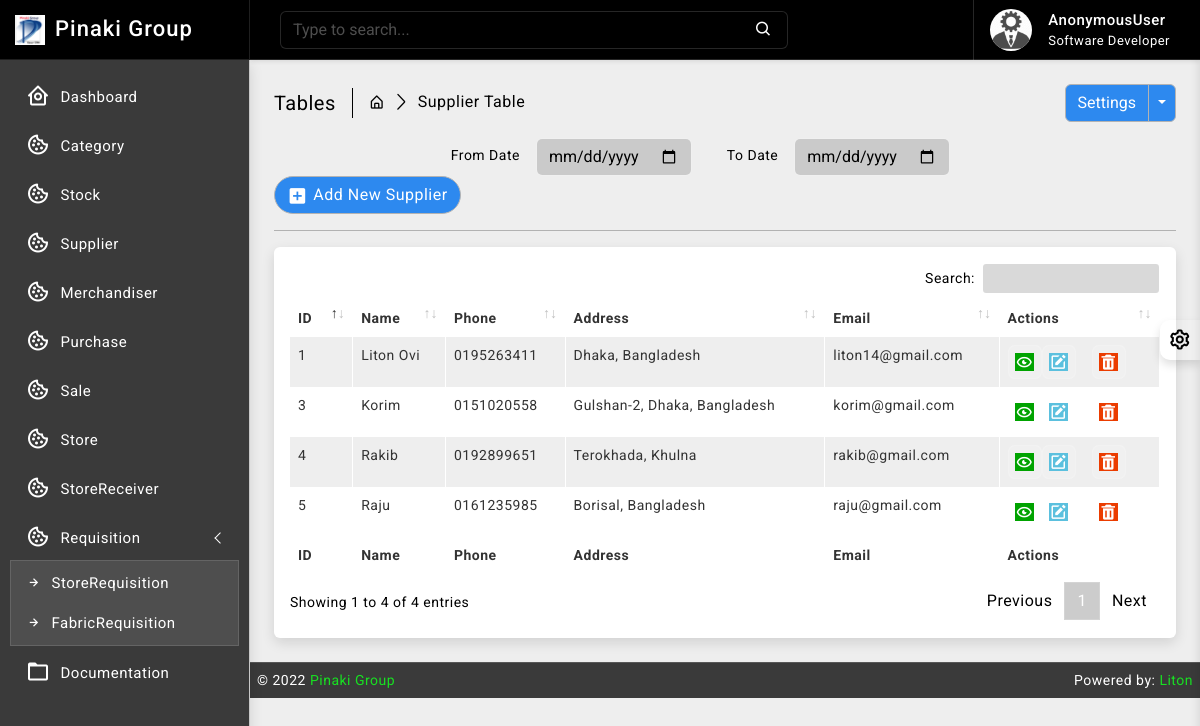
Before: /supplier/ with the older database file.
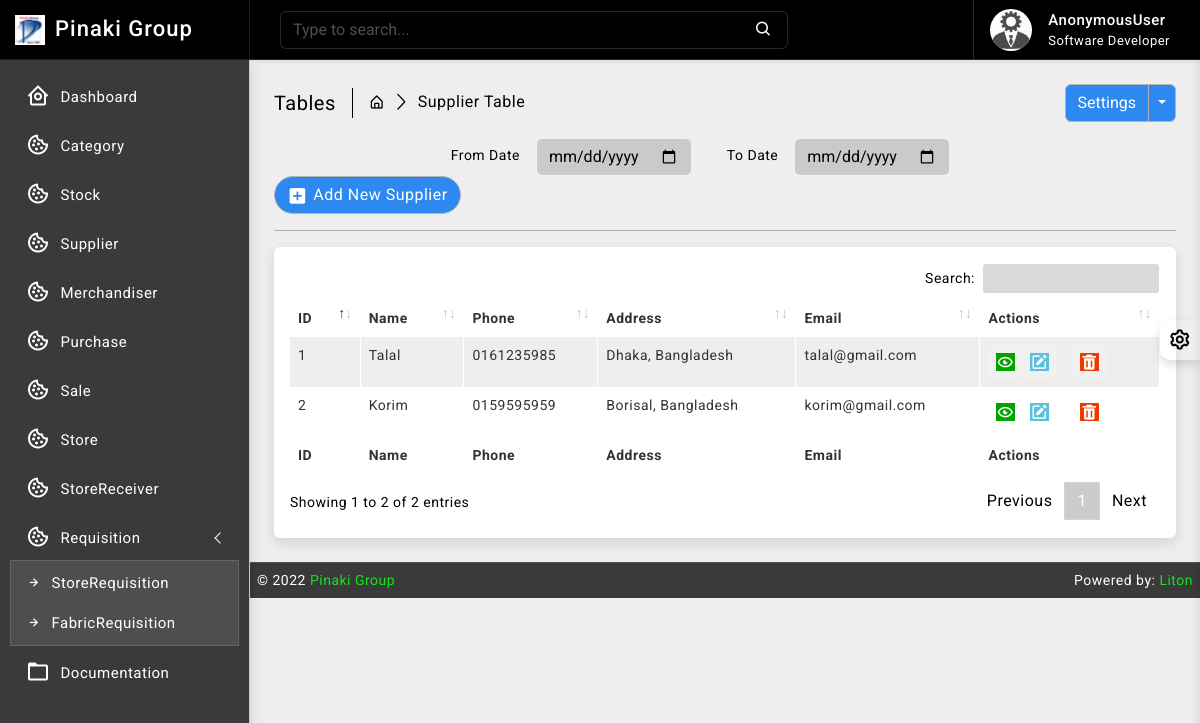
After: the same page with the newer database file.
### supplier/models.py (models this page shows, shortened)
class Supplier(models.Model):
    id = models.AutoField(primary_key=True)
    name = models.CharField(max_length=150)
    phone = models.CharField(max_length=12, unique=True)
    address = models.CharField(max_length=200)
    email = models.EmailField(max_length=254, unique=True)
    is_deleted = models.BooleanField(default=False)

### supplier/views.py (the view)
# urls.py: path('', views.SupplierListView.as_view(), name='supplier_read'),
class SupplierListView(ListView):
    model = Supplier
    template_name = 'supplier/read.html'
    context_object_name = 'suppliers'
    paginate_by = 10

### templates/supplier/read.html (shortened to what this page needs)
{% extends 'base/base.html' %}
{% block body %}
{% load static %}
		<div class="page-wrapper">
			<div class="page-content">
				<div class="page-breadcrumb d-none d-sm-flex align-items-center mb-3">
					<div class="breadcrumb-title pe-3">Tables</div>
					<div class="ps-3">
						<nav aria-label="breadcrumb">
							<ol class="breadcrumb mb-0 p-0">
								<li class="breadcrumb-item"><a href="#"><i class="bx bx-home-alt"></i></a>
								</li>
								<li class="breadcrumb-item active" aria-current="page">Supplier Table</li>
							</ol>
						</nav>
					</div>
					<div class="ms-auto">
						<div class="btn-group">
							<button type="button" class="btn btn-light">Settings</button>
							<button type="button" class="btn btn-light dropdown-toggle dropdown-toggle-split" data-bs-toggle="dropdown">	<span class="visually-hidden">Toggle Dropdown</span>
							</button>
						</div>
					</div>
				</div>
				<div class="col-md-9">
					<form class="float-md-end" method="POST">
						<div class="row row-cols-md-auto g-lg-3">
							<label for="fromdate" class="col-md-2 col-form-label text-md-end">From Date</label>
							<div class="col-md-4">
								<input type="date" name= "fromdate" class="form-control" id="fromdate">
							</div>
							<label for="todate" class="col-md-2 col-form-label text-md-end">To Date</label>
							<div class="col-md-4">
								<input type="date" name= "todate" class="form-control" id="todate">
							</div>
						</div>
					</form>
				</div>
                <div class="ms-auto"><a href="/supplier/new/" class="btn btn-light radius-30 mt-2 mt-lg-0"><i class="bx bxs-plus-square"></i>Add New Supplier</a></div>
				<hr/>
				<div class="card">
					<div class="card-body">
						<div class="table-responsive">
							<table id="example2" class="table table-striped table-bordered">
								<thead>
									<tr>
										<th>ID</th>
										<th>Name</th>
                                        <th>Phone</th>
                                        <th>Address</th>
                                        <th>Email</th>
										<th>Actions</th>
									</tr>
								</thead>
								<tbody>
									{% for data in suppliers %}
									<tr>
									   <td>{{ data.id }}</td>
									   <td>{{ data.name }}</td>
                                       <td>{{ data.phone }}</td>
                                       <td>{{ data.address }}</td>
                                       <td>{{ data.email }}</td>
									   <td class="center">
										<div class="d-flex order-actions">
											<a class="" href="#">
												<i class="fadeIn animated bx bx-show-alt"></i>
											</a>
											<a class="" href="{% url 'supplier_update' data.id %}">
												<i class='bx bxs-edit'></i>
											</a>
											<a class="ms-3" href="{% url 'supplier_delete' data.id %}" onclick="return confirm('Are you sure?');">
												<i class='bx bxs-trash'></i>
											</a>
										</div>
									   </td>
									</tr>
								 {% endfor %}
								</tbody>
								<tfoot>
									<tr>
										<th>ID</th>
										<th>Name</th>
                                        <th>Phone</th>
                                        <th>Address</th>
                                        <th>Email</th>
										<th>Actions</th>
									</tr>
								</tfoot>
							</table>
						</div>
					</div>
				</div>
			</div>
		</div>
{% endblock body %}

Changed rows visible on the page:
removed Supplier: id "3", name "Korim", phone "0151020558", address "Gulshan-2, Dhaka, Bangladesh", email "korim@gmail.com"
removed Supplier: id "4", name "Rakib", phone "0192899651", address "Terokhada, Khulna", email "rakib@gmail.com"
removed Supplier: id "5", name "Raju", phone "0161235985", address "Borisal, Bangladesh", email "raju@gmail.com"
changed Supplier "Dhaka, Bangladesh": name "Liton Ovi" → "Talal"; phone "0195263411" → "0161235985"; email "liton14@gmail.com" → "talal@gmail.com"
added Supplier: id "2", name "Korim", phone "0159595959", address "Borisal, Bangladesh", email "korim@gmail.com"
Other visible differences:
text written by a page script: "Search: Showing 1 to 4 of 4 entries Previous 1 Next" → "Search: Showing 1 to 2 of 2 entries Previous 1 Next"
